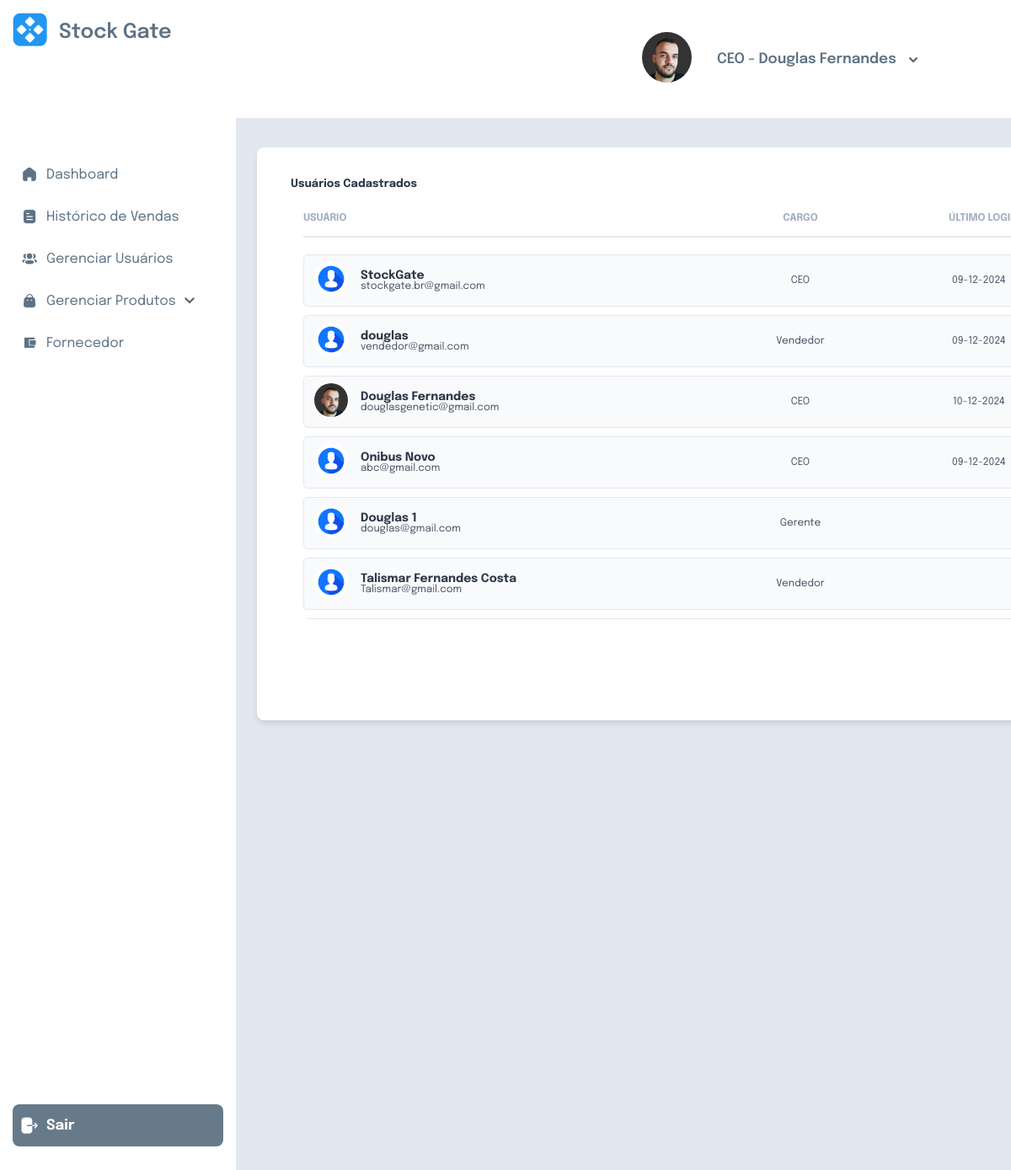
Page /usuarios/ (signed in) on the committed database.
### users/models.py (models this page shows, shortened)
class CustomUser(AbstractUser):
    objects = CustomUserManager()
    first_name = None
    last_name = None
    username = None
    USERNAME_FIELD = "email"
    email = models.EmailField("email", unique=True)
    name = models.CharField("name", max_length=150)
    cpf = models.CharField("cpf", max_length=15)
    profile_picture = models.ImageField(upload_to='profile_pictures/', null=True, blank=True, default='profile_pictures/default.jpg')
    REQUIRED_FIELDS = []

### users/views.py (the view)
# urls.py: path('usuarios/', views.UsersListView. as_view(), name="usuarios")
class UsersListView(ListView):
    model = models.CustomUser

### templates/users/customuser_list.html (shortened to what this page needs)
{% extends 'users/ceo/base.html' %}
{% load static %}
{% block head %}
<link rel="stylesheet" href="{% static 'css/ceo/customuser_list.css' %}">
{% endblock %}
{% block content %}
<section id="core">
    <h5>Usuários Cadastrados</h5>
    <div id="users-container">
        <ul id="users">
            <div class="user-titles">
                <span class="title">USUÁRIO</span>
                <span class="title">CARGO</span>
                <span class="title">ÚLTIMO LOGIN</span>
            </div>
            {% for user in object_list %}
                <div class="user-card">
                    <div class="user-info">
                        <div class="user-photo">
                            <img src="{{ user.profile_picture.url }}" alt="Foto de {{ user.name }}" />
                        </div>
                        <div class="user-details">
                            <span class="user-name">{{ user.name }}</span>
                            <span class="user-email">{{ user.email }}</span>
                        </div>
                        <span class="user-group">{{ user.groups.first }}</span>
                        <span class="user-last-login">{{ user.last_login|date:"d-m-Y" }}</span>
                    </div>
                </div>
            {% endfor %}
        </ul>
    </div>
</section>
{% endblock %}

### templates/users/ceo/base.html (shortened to what this page needs)
{% load static %}
<!DOCTYPE html>
<html lang="en">
<head>
    <link rel="stylesheet" href="{% static 'css/ceo/base.css' %}">
    {% block head %}{% endblock %}
</head>
<body>
    <header id="header">
        <div id="pic-profile">
            {% if request.user.profile_picture %}
                <img src="{{ request.user.profile_picture.url }}" alt="Profile Picture" style="max-width: 60px; max-height: 60px; border-radius: 50%;" />
            {% else %}
                <img src="{% static 'images/default.jpg' %}" alt="Default Profile Picture" style="max-width: 60px; max-height: 60px; border-radius: 50%;" />
            {% endif %}
        </div>
        <div id="info">
            <div id="openModalBtn">
                <div>
                    {% for group in request.user.groups.all %}
                        <span onclick="toggleModal(event)">{{ group.name }} - {{ request.user.name }}</span>
                        <img src="{% static 'images/ceo/down.png' %}" alt="Seta" style="width: auto; height: auto; margin-left: 10px;" />
                    {% endfor %}
                </div>
            </div>
        </div>
    </header>
    <div class="sidebar">
        <div id="logo">
            <div id="logo-child"><img src="{% static 'images/logo.png' %}" alt="logo Stock Gate"></div>
            <div id="logo-name">Stock Gate</div>
        </div>
        <ul>
            <li><a href="#dashboard"><img src="{% static 'images/ceo/Home.png' %}" alt="Dashboard Icon">Dashboard</a></li>
            <li><a href="#historico"><img src="{% static 'images/ceo/Document.png' %}" alt="Histórico Icon">Histórico de Vendas</a></li>
            <li><a href="{% url "usuarios" %}"><img src="{% static 'images/ceo/3 User.png' %}" alt="Usuários Icon">Gerenciar Usuários</a></li>
            <li class="dropdown">
                <a href="#produtos" class="dropdown-btn"><img src="{% static 'images/ceo/Bag.png' %}" alt="Produtos Icon">Gerenciar Produtos                        <img src="{% static 'images/ceo/down.png' %}" alt="Seta" style="width: auto; height: auto; margin-left: 10px;" />
                </a>
            </li>
            <li><a href="#fornecedor"><img src="{% static 'images/ceo/wallet.png' %}" alt="Fornecedor Icon">Fornecedor</a></li>
        </ul>
        <a class="logout-btn" href="{% url "logout" %}">
            <img src="{% static 'images/ceo/Logout.png' %}"  alt="Ícone de Sair" class="logout-icon">
            Sair
        </a>
    </div>
    <div class="content">
        {% block content %}{% endblock %}
    </div>
</body>
</html>

### static/css/ceo/base.css (style rules this page uses)
* { font-family: "Epilogue", sans-serif; }
body { margin: 0; font-family: "Epilogue", sans-serif; display: flex; background-color: #E2E8F0; height: 100vh; user-select: none; }
#sidebar, #header { user-select: none; }
#header { height: 140px; width: 100%; background-color: #fff; position: fixed; top: 0; display: flex; justify-content: flex-end; align-items: center; flex-direction: row; z-index: auto; padding: 0 20px; font-family: "Epilogue", sans-serif; }
#header img { max-width: 70px; max-height: 70px; border-radius: 50%; margin-left: 10px; }
#pic-profile { padding-right: 30px; }
#info { padding-right: 130px; color: #5D7285; font-size: 17px; font-weight: 600; }
#header img, #openModalBtn { cursor: pointer; }
.sidebar { width: 250px; background-color: #fff; color: #5D7285; height: 100vh; padding: 15px; position: fixed; display: flex; flex-direction: column; font-family: "Epilogue", sans-serif; }
.sidebar #logo { display: flex; flex-direction: row; align-items: center; font-family: "Epilogue", sans-serif; color: #5D7285; font-weight: 600; font-size: 24px; padding-bottom: 100px; }
#logo #logo-child { margin-right: 7px; }
#logo #logo-name { margin-left: 7px; }
.sidebar ul { list-style-type: none; padding: 0; }
.sidebar ul li { margin: 10px 0; }
.sidebar ul li a { color: #5D7285; text-decoration: none; display: flex; align-items: center; padding: 10px; border-radius: 5px; transition: background-color 0.3s; font-size: 16px; font-weight: 400; }
.sidebar ul li a img { width: 20px; height: 20px; margin-right: 10px; }
.logout-btn { display: flex; align-items: center; background-color: #667A8A; color: white; height: 50px; width: 230px; border: none; padding: 0 10px; margin-bottom: 50px; font-family: 'Epilogue', sans-serif; font-weight: bold; font-size: 17px; cursor: pointer; margin-top: auto; border-radius: 8px; text-decoration: none; }
.logout-icon { width: 20px; height: 20px; margin-right: 10px; }
.content { margin-left: 285px; margin-top: 135px; padding: 20px; width: 100%; height: 100%; position: fixed; }
section { margin-top: 20px; }

### static/css/ceo/customuser_list.css (style rules this page uses)
.content { display: flex; justify-content: flex-start; flex-direction: column; font-family: 'Epilogue', sans-serif; max-height: 700px; }
h5 { color: #2D3748; margin-left: 25px; margin-bottom: 10px; }
#core { max-width: 1170px; height: 100%; background-color: #fff; padding: 15px; border-radius: 8px; box-shadow: 0 4px 6px rgba(0, 0, 0, 0.1); }
#users-container { max-height: 500px; overflow-y: auto; margin: 0; padding: 0; }
#users { display: flex; flex-direction: column; gap: 10px; }
.user-titles { display: grid; grid-template-columns: 50px 2fr 1fr 1fr 1fr; gap: 5px; margin-bottom: 10px; text-align: center; position: -webkit-sticky; position: sticky; top: 0; background-color: #fff; z-index: 10; border-bottom: 2px solid #E2E8F0; padding-bottom: 8px; }
.title { font-size: 12px; color: #A0AEC0; font-weight: bold; text-transform: uppercase; padding-bottom: 4px; line-height: 1.4; }
.user-card { border: 1px solid #E2E8F0; border-radius: 5px; padding: 8px 12px; background-color: #F9FAFB; display: flex; align-items: center; gap: 10px; }
.user-info { display: grid; grid-template-columns: 50px 2fr 1fr 1fr 1fr; gap: 5px; align-items: center; width: 100%; }
.user-photo img { width: 40px; height: 40px; border-radius: 50%; object-fit: cover; }
.user-details { display: flex; flex-direction: column; text-align: left; }
.user-name { font-size: 14px; font-weight: bold; color: #2D3748; }
.user-email { font-size: 12px; color: #4A5568; }
.user-group, .user-last-login { font-size: 12px; color: #4A5568; text-align: center; }

### rows in the picture
CustomUser: user.profile_picture (picture), user.name "Douglas Fernandes", profile_picture (picture), name "Douglas Fernandes", email "douglasgenetic@gmail.com", groups.first "CEO", last_login "10-12-2024"
CustomUser: profile_picture (placeholder picture), name "StockGate", email "stockgate.br@gmail.com", groups.first "CEO", last_login "09-12-2024"
CustomUser: profile_picture (placeholder picture), name "douglas", email "vendedor@gmail.com", groups.first "Vendedor", last_login "09-12-2024"
CustomUser: profile_picture (placeholder picture), name "Onibus Novo", email "abc@gmail.com", groups.first "CEO", last_login "09-12-2024"
CustomUser: profile_picture (placeholder picture), name "Douglas 1", email "douglas@gmail.com", groups.first "Gerente"
CustomUser: profile_picture (placeholder picture), name "Talismar Fernandes Costa", email "Talismar@gmail.com", groups.first "Vendedor"

### other values in the picture
{{ group.name }} "CEO"
